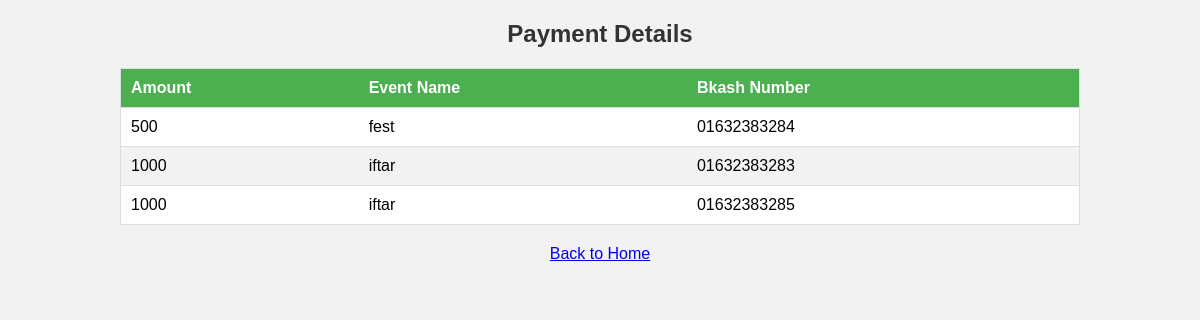
The page /view/allpayment.php (signed in) on the database its author committed.
### tables this page shows
CREATE TABLE `payment` (
  `amount` int(50) NOT NULL,
  `event_name` varchar(100) NOT NULL,
  `bkash_number` varchar(50) NOT NULL
);

### model/userModel.php (called while the page is built, shortened)
<?php
    function getAllPayments(){
        $con = dbConnection();
        $sql = "SELECT * FROM payment";
        $result = mysqli_query($con, $sql);
        $payments = [];
        while($row = mysqli_fetch_assoc($result)){
            array_push($payments, $row);
        }
        return $payments;
    }
?>

### view/allpayment.php (the view, shortened to what this page needs)
<!DOCTYPE html>
<html lang="en">
<head>
</head>
<body>
    <h2>Payment Details</h2>
    <table>
        <thead>
            <tr>
                <th>Amount</th>
                <th>Event Name</th>
                <th>Bkash Number</th>
            </tr>
        </thead>
        <tbody>
            <?php
            require_once('../model/userModel.php');
            $payments = getAllPayments();
            foreach ($payments as $payment) {
                echo "<tr>";
                echo "<td>" . $payment['amount'] . "</td>";
                echo "<td>" . $payment['event_name'] . "</td>";
                echo "<td>" . $payment['bkash_number'] . "</td>";
                echo "</tr>";
            }
            ?>
        </tbody>
    </table>
    <a href="../view/dashboardCustomer.php" class="back-btn">Back to Home</a>
</body>
</html>

### view/allpayment.php (style rules this page uses)
body { font-family: Arial, sans-serif; background-color: #f2f2f2; margin: 0; padding: 0; }
h2 { text-align: center; color: #333; margin-top: 20px; }
table { margin: 0 auto; border-collapse: collapse; width: 80%; background-color: #fff; border: 1px solid #ddd; border-radius: 5px; }
th, td { padding: 10px; text-align: left; border-bottom: 1px solid #ddd; }
th { background-color: #4CAF50; color: white; }
tr:nth-child(even) { background-color: #f2f2f2; }
.back-btn { display: block; text-align: center; margin-top: 20px; }

### rows shown on the page
payment: amount "500", event_name "fest", bkash_number "01632383284"
payment: amount "1000", event_name "iftar", bkash_number "01632383283"
payment: amount "1000", event_name "iftar", bkash_number "01632383285"
